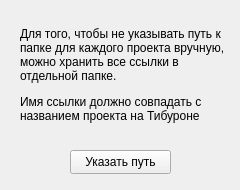
<?xml version="1.0" encoding="UTF-8"?>
<ui version="4.0">
 <class>links_folder_path_form</class>
 <widget class="QWidget" name="links_folder_path_form">
  <property name="geometry">
   <rect>
    <x>0</x>
    <y>0</y>
    <width>240</width>
    <height>190</height>
   </rect>
  </property>
  <property name="minimumSize">
   <size>
    <width>240</width>
    <height>190</height>
   </size>
  </property>
  <property name="maximumSize">
   <size>
    <width>240</width>
    <height>190</height>
   </size>
  </property>
  <property name="windowTitle">
   <string>Папка с ссылками</string>
  </property>
  <widget class="QLabel" name="lb_links_folder_path">
   <property name="geometry">
    <rect>
     <x>20</x>
     <y>20</y>
     <width>211</width>
     <height>111</height>
    </rect>
   </property>
   <property name="text">
    <string>&lt;html&gt;&lt;head/&gt;&lt;body&gt;&lt;p&gt;Для того, чтобы не указывать путь к папке для каждого проекта вручную, можно хранить все ссылки в отдельной папке.&lt;/p&gt;&lt;p&gt;Имя ссылки должно совпадать с названием проекта на Тибуроне&lt;/p&gt;&lt;/body&gt;&lt;/html&gt;</string>
   </property>
   <property name="wordWrap">
    <bool>true</bool>
   </property>
  </widget>
  <widget class="QPushButton" name="bt_links_folder_path">
   <property name="geometry">
    <rect>
     <x>70</x>
     <y>150</y>
     <width>101</width>
     <height>24</height>
    </rect>
   </property>
   <property name="text">
    <string>Указать путь</string>
   </property>
  </widget>
 </widget>
 <resources/>
 <connections/>
</ui>
